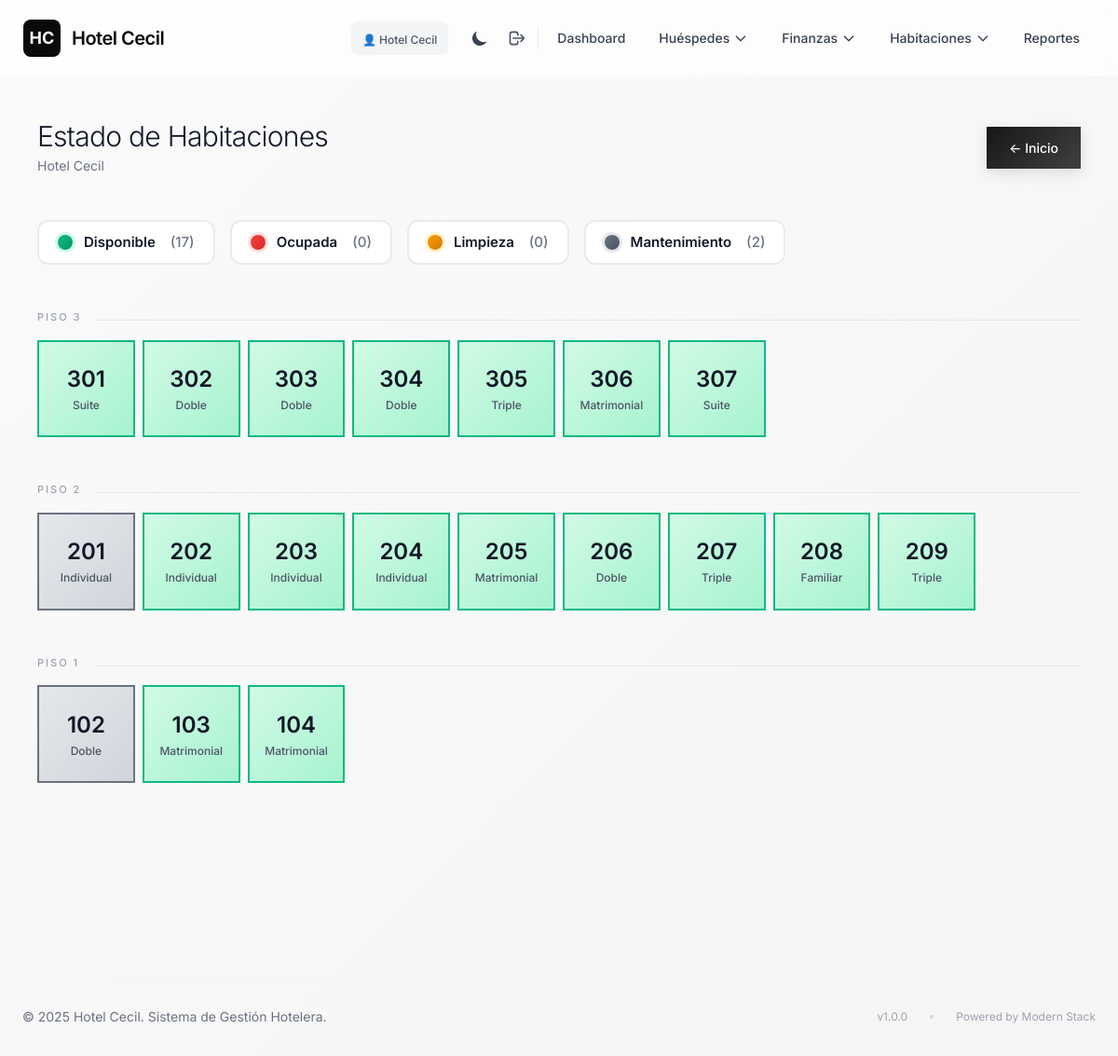
/views/habitaciones/estado.php (signed in), run on the app's committed database.
### tables this page shows
CREATE TABLE `habitaciones` (
  `id` int(11) NOT NULL,
  `numero` varchar(10) NOT NULL,
  `tipo` varchar(50) DEFAULT NULL,
  `precio_dia` decimal(10,2) NOT NULL,
  `estado` enum('disponible','ocupada','limpieza','mantenimiento') DEFAULT 'disponible'
);

### config/config.php (called while the page is built, shortened)
<?php
function getConnection() {
    static $conn = null;
    if ($conn === null) {
        try {
            $conn = new PDO(
                "mysql:host=" . DB_HOST . ";dbname=" . DB_NAME . ";charset=utf8mb4",
                DB_USER,
                DB_PASS,
                [
                    PDO::ATTR_ERRMODE => PDO::ERRMODE_EXCEPTION,
                    PDO::ATTR_DEFAULT_FETCH_MODE => PDO::FETCH_ASSOC,
                    PDO::ATTR_EMULATE_PREPARES => false
                ]
            );
        } catch (PDOException $e) {
            die("Error de conexión: " . $e->getMessage());
        }
    }
    return $conn;
}
?>

### models/Habitacion.php (called while the page is built, shortened)
<?php
require_once __DIR__ . '/../config/config.php';
class Habitacion {
    private $conn;
    public function __construct() {
        $this->conn = getConnection();
    }
    public function obtenerTodas() {
        $sql = "SELECT * FROM habitaciones ORDER BY numero";
        $stmt = $this->conn->prepare($sql);
        $stmt->execute();
        return $stmt->fetchAll();
    }
}
?>

### views/habitaciones/estado.php (the view, shortened to what this page needs)
<?php
require_once __DIR__ . '/../../config/config.php';
require_once __DIR__ . '/../../models/Habitacion.php';
$habitacionModel = new Habitacion();
$habitaciones = $habitacionModel->obtenerTodas();
$por_piso = [
    '3' => [],
    '2' => [],
    '1' => []
];
foreach ($habitaciones as $hab) {
    $primer_digito = substr($hab['numero'], 0, 1);
    if (isset($por_piso[$primer_digito])) {
        $por_piso[$primer_digito][] = $hab;
    }
}
foreach ($por_piso as $piso => $habs) {
    usort($por_piso[$piso], function($a, $b) {
        return (int)$a['numero'] - (int)$b['numero'];
    });
}
$total_disponibles = count(array_filter($habitaciones, fn($h) => $h['estado'] === 'disponible'));
$total_ocupadas = count(array_filter($habitaciones, fn($h) => $h['estado'] === 'ocupado'));
$total_limpieza = count(array_filter($habitaciones, fn($h) => $h['estado'] === 'limpieza'));
$total_mantenimiento = count(array_filter($habitaciones, fn($h) => $h['estado'] === 'mantenimiento'));
include __DIR__ . '/../../includes/header.php';
?>
<div class="max-w-7xl mx-auto px-4 py-8">
    <div class="flex items-center justify-between mb-12">
        <div>
            <h1 class="text-3xl font-light tracking-tight text-gray-900 dark:text-white mb-1">Estado de Habitaciones</h1>
            <p class="text-sm text-gray-500 dark:text-gray-400">Hotel Cecil</p>
        </div>
        <a href="<?php echo BASE_PATH; ?>/index.php" class="btn-primary inline-block" style="text-decoration: none;">
            ← Inicio
        </a>
    </div>
    <div class="flex items-center gap-4 mb-12 text-sm flex-wrap">
        <div class="legend-item flex items-center gap-3 rounded-xl">
            <span class="status-dot disponible"></span>
            <span class="text-gray-900 dark:text-white font-semibold">Disponible</span>
            <span class="text-gray-500 dark:text-gray-400 font-medium ml-1">(<?php echo $total_disponibles; ?>)</span>
        </div>
        <div class="legend-item flex items-center gap-3 rounded-xl">
            <span class="status-dot ocupado"></span>
            <span class="text-gray-900 dark:text-white font-semibold">Ocupada</span>
            <span class="text-gray-500 dark:text-gray-400 font-medium ml-1">(<?php echo $total_ocupadas; ?>)</span>
        </div>
        <div class="legend-item flex items-center gap-3 rounded-xl">
            <span class="status-dot limpieza"></span>
            <span class="text-gray-900 dark:text-white font-semibold">Limpieza</span>
            <span class="text-gray-500 dark:text-gray-400 font-medium ml-1">(<?php echo $total_limpieza; ?>)</span>
        </div>
        <div class="legend-item flex items-center gap-3 rounded-xl">
            <span class="status-dot mantenimiento"></span>
            <span class="text-gray-900 dark:text-white font-semibold">Mantenimiento</span>
            <span class="text-gray-500 dark:text-gray-400 font-medium ml-1">(<?php echo $total_mantenimiento; ?>)</span>
        </div>
    </div>
    <?php foreach (['3', '2', '1'] as $num_piso):
    ?>
    <div class="mb-12">
        <div class="flex items-baseline gap-4 mb-4">
            <h2 class="floor-label">Piso <?php echo $num_piso; ?></h2>
            <div class="h-px bg-gray-200 flex-1"></div>
        </div>
        <div class="grid grid-cols-4 sm:grid-cols-6 md:grid-cols-8 lg:grid-cols-10 gap-2">
            <?php foreach ($por_piso[$num_piso] as $hab): ?>
            <div class="room-cell <?php echo $hab['estado']; ?>"
                 onclick="openModal(<?php echo htmlspecialchars(json_encode($hab)); ?>)">
                <div class="absolute inset-0 flex flex-col items-center justify-center">
                    <span class="text-2xl font-semibold text-gray-900 dark:text-white"><?php echo $hab['numero']; ?></span>
                    <span class="text-xs text-gray-600 dark:text-gray-300 mt-1 font-medium"><?php echo $hab['tipo']; ?></span>
                </div>
            </div>
            <?php endforeach; ?>
        </div>
    </div>
    <?php endforeach; ?>
</div>
<?php include __DIR__ . '/../../includes/footer.php'; ?>

### includes/header.php (shortened to what this page needs)
<!DOCTYPE html>
<html lang="es" class="">
<head>
    <script src="https://cdn.tailwindcss.com"></script>
</head>
<body class="min-h-screen bg-white dark:bg-noir transition-colors duration-300">
    <nav class="fixed top-0 left-0 right-0 z-50 glass-effect border-b border-gray-100 dark:border-gray-800">
        <div class="max-w-7xl mx-auto px-6">
            <div class="flex items-center justify-between h-20">
                <a href="<?php echo BASE_PATH; ?>/index.php" class="flex items-center space-x-3 group">
                    <div class="w-10 h-10 bg-noir dark:bg-white rounded-lg flex items-center justify-center group-hover:bg-accent transition-colors duration-300">
                        <span class="text-white dark:text-noir font-bold text-lg">HC</span>
                    </div>
                    <span class="text-xl font-semibold text-noir dark:text-white tracking-tight">Hotel Cecil</span>
                </a>
                <div class="hidden lg:flex items-center space-x-1">
                    <div class="mr-3 px-3 py-1.5 rounded-lg bg-gray-100 dark:bg-gray-800">
                        <span class="text-xs font-medium text-gray-600 dark:text-gray-400">👤 <?php echo htmlspecialchars($_SESSION['usuario']); ?></span>
                    </div>
                    <button id="theme-toggle" class="p-2 rounded-lg hover:bg-gray-100 dark:hover:bg-gray-800 transition-colors mr-2" title="Toggle dark mode">
                        <svg id="theme-toggle-dark-icon" class="w-5 h-5 text-gray-700 dark:text-gray-300 block dark:hidden" fill="currentColor" viewBox="0 0 20 20">
                            <path d="M17.293 13.293A8 8 0 016.707 2.707a8.001 8.001 0 1010.586 10.586z"></path>
                        </svg>
                    </button>
                    <a href="<?php echo BASE_PATH; ?>/controllers/auth.php?action=logout"
                       onclick="return confirm('¿Está seguro que desea cerrar sesión?')"
                       class="p-2 rounded-lg hover:bg-red-50 dark:hover:bg-red-900/20 transition-colors group"
                       title="Cerrar Sesión">
                    </a>
                    <a href="<?php echo BASE_PATH; ?>/index.php" class="nav-link px-4 py-2 text-sm font-medium text-gray-700 dark:text-gray-300 hover:text-noir dark:hover:text-white">
                        Dashboard
                    </a>
                    <div class="relative group">
                        <button class="nav-link px-4 py-2 text-sm font-medium text-gray-700 dark:text-gray-300 hover:text-noir dark:hover:text-white flex items-center space-x-1">
                            <span>Huéspedes</span>
                            <svg class="w-4 h-4 transition-transform group-hover:rotate-180 duration-200" fill="none" stroke="currentColor" viewBox="0 0 24 24">
                                <path stroke-linecap="round" stroke-linejoin="round" stroke-width="2" d="M19 9l-7 7-7-7"></path>
                            </svg>
                        </button>
                    </div>
                    <div class="relative group">
                        <button class="nav-link px-4 py-2 text-sm font-medium text-gray-700 dark:text-gray-300 hover:text-noir dark:hover:text-white flex items-center space-x-1">
                            <span>Finanzas</span>
                            <svg class="w-4 h-4 transition-transform group-hover:rotate-180 duration-200" fill="none" stroke="currentColor" viewBox="0 0 24 24">
                                <path stroke-linecap="round" stroke-linejoin="round" stroke-width="2" d="M19 9l-7 7-7-7"></path>
                            </svg>
                        </button>
                    </div>
                    <div class="relative group">
                        <button class="nav-link px-4 py-2 text-sm font-medium text-gray-700 dark:text-gray-300 hover:text-noir dark:hover:text-white flex items-center space-x-1">
                            <span>Habitaciones</span>
                            <svg class="w-4 h-4 transition-transform group-hover:rotate-180 duration-200" fill="none" stroke="currentColor" viewBox="0 0 24 24">
                                <path stroke-linecap="round" stroke-linejoin="round" stroke-width="2" d="M19 9l-7 7-7-7"></path>
                            </svg>
                        </button>
                    </div>
                    <a href="<?php echo BASE_PATH; ?>/views/reportes/planilla.php" class="nav-link px-4 py-2 text-sm font-medium text-gray-700 dark:text-gray-300 hover:text-noir dark:hover:text-white">
                        Reportes
                    </a>
                </div>
            </div>
        </div>
    </nav>
    <div class="pt-12">
        <div class="max-w-7xl mx-auto px-6 py-12">

### includes/footer.php
        </div>
    </div>
    <footer class="border-t border-gray-100 mt-20">
        <div class="max-w-7xl mx-auto px-6 py-8">
            <div class="flex flex-col md:flex-row items-center justify-between">
                <div class="text-sm text-gray-500">
                    &copy; <?php echo date('Y'); ?> Hotel Cecil. Sistema de Gestión Hotelera.
                </div>
                <div class="flex items-center space-x-6 mt-4 md:mt-0">
                    <span class="text-xs text-gray-400">v1.0.0</span>
                    <div class="h-1 w-1 bg-gray-300 rounded-full"></div>
                    <span class="text-xs text-gray-400">Powered by Modern Stack</span>
                </div>
            </div>
        </div>
    </footer>
</body>
</html>

### includes/header.php (style rules this page uses)
* { font-family: 'Inter', system-ui, -apple-system, sans-serif; }
.glass-effect { backdrop-filter: blur(10px); -webkit-backdrop-filter: blur(10px); }
.glass-effect:not(.dark *) { background: rgba(255, 255, 255, 0.7); border: 1px solid rgba(255, 255, 255, 0.2); }
.nav-link { position: relative; transition: color 0.3s ease; }
.nav-link::after { content: ''; position: absolute; bottom: -2px; left: 0; width: 0; height: 2px; background: #c9a962; transition: width 0.3s ease; }
body { -webkit-font-smoothing: antialiased; -moz-osx-font-smoothing: grayscale; transition: background-color 0.3s ease; }

### views/habitaciones/estado.php (style rules this page uses)
body { background: linear-gradient(135deg, #fafafa 0%, #f5f5f5 100%); }
.room-cell { aspect-ratio: 1; border: 2px solid #e5e5e5; background: rgba(255, 255, 255, 0.95); backdrop-filter: blur(10px); position: relative; cursor: pointer; transition: all 0.3s cubic-bezier(0.4, 0, 0.2, 1); overflow: hidden; }
.room-cell.disponible { background: linear-gradient(135deg, #d1fae5 0%, #a7f3d0 100%); border-color: #10b981; }
.room-cell.mantenimiento { background: linear-gradient(135deg, #e5e7eb 0%, #d1d5db 100%); border-color: #6b7280; }
.floor-label { font-size: 11px; letter-spacing: 2px; text-transform: uppercase; color: #9ca3af; font-weight: 500; }
.status-dot { width: 16px; height: 16px; border-radius: 50%; display: inline-block; box-shadow: 0 0 0 3px rgba(255, 255, 255, 0.9); }
.status-dot.disponible { background: linear-gradient(135deg, #10b981 0%, #059669 100%); box-shadow: 0 0 0 3px #d1fae5; }
.status-dot.ocupado { background: linear-gradient(135deg, #ef4444 0%, #dc2626 100%); box-shadow: 0 0 0 3px #fee2e2; }
.status-dot.limpieza { background: linear-gradient(135deg, #f59e0b 0%, #d97706 100%); box-shadow: 0 0 0 3px #fef3c7; }
.status-dot.mantenimiento { background: linear-gradient(135deg, #6b7280 0%, #4b5563 100%); box-shadow: 0 0 0 3px #e5e7eb; }
.btn-primary { background: linear-gradient(135deg, #171717 0%, #404040 100%); color: white; border: none; padding: 12px 24px; font-size: 14px; font-weight: 500; transition: all 0.3s cubic-bezier(0.4, 0, 0.2, 1); box-shadow: 0 4px 16px rgba(0, 0, 0, 0.12); }
.legend-item { padding: 12px 20px; background: rgba(255, 255, 255, 0.9); backdrop-filter: blur(10px); border: 2px solid rgba(0, 0, 0, 0.08); transition: all 0.3s ease; font-size: 15px; font-weight: 500; }

### data on the page
habitaciones: numero "301", tipo "Suite"
habitaciones: numero "302", tipo "Doble"
habitaciones: numero "303", tipo "Doble"
habitaciones: numero "304", tipo "Doble"
habitaciones: numero "305", tipo "Triple"
habitaciones: numero "306", tipo "Matrimonial"
habitaciones: numero "307", tipo "Suite"
habitaciones: numero "201", tipo "Individual"
habitaciones: numero "202", tipo "Individual"
habitaciones: numero "203", tipo "Individual"
habitaciones: numero "204", tipo "Individual"
habitaciones: numero "205", tipo "Matrimonial"
habitaciones: numero "206", tipo "Doble"
habitaciones: numero "207", tipo "Triple"
habitaciones: numero "208", tipo "Familiar"
habitaciones: numero "209", tipo "Triple"
habitaciones: numero "102", tipo "Doble"
habitaciones: numero "103", tipo "Matrimonial"
habitaciones: numero "104", tipo "Matrimonial"

### other printed values
$_SESSION['usuario'] "Hotel Cecil"
$total_disponibles "17"
$total_ocupadas "0"
$total_limpieza "0"
$total_mantenimiento "2"
$num_piso "3"
$num_piso "2"
$num_piso "1"
